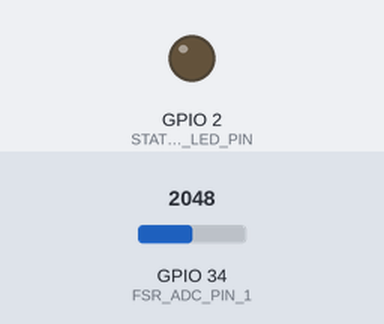
Simulated run of this program. Board: ESP32. Parts: output pins drawn as LEDs (lit = HIGH). Dashed ring = blinking. Inputs (shaded band) come from the test bench; at power-on: GPIO 34 (FSR_ADC_PIN_1) = 2048 (analog values on the 0–4095 scale). What the program prints to the serial monitor is not drawn.

Above: at 0.6 s.
At 4.18 s:
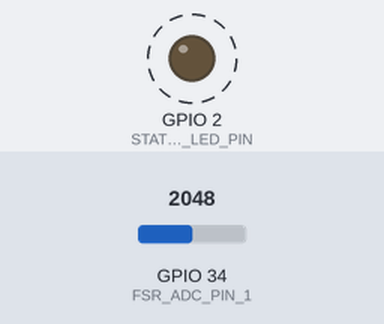
Timing chart, 0 to 7.0 s (numbered marks = the images above):
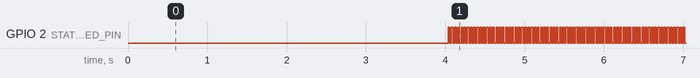

Measured:
- by itself, GPIO 2 (STATUS_LED_PIN): alternates HIGH for 0.02 s and LOW for 0.02 s

The program:

main.cpp
```cpp
/**
 * @file main.cpp
 * @brief 발 송신부 (Foot Transmitter Module) - ESP32 DevKitC V4
 * @details 2개의 FSR MD30-60 압력 센서(1번: 1·2번 마디용, 2번: 3번 마디용) 전압값을 읽어
 *          각각 무부하 영점 보정 및 EMA 필터링 후 20ms(50Hz) 주기로 ESP-NOW 브로드캐스트 전송
 *          (protocol.h의 NUM_MOTORS를 1로 변경하면 즉시 단일 센서 모드로 롤백 가능)
 */

#include <Arduino.h>
#include <WiFi.h>
#include <esp_now.h>
#include <esp_wifi.h>
#include <esp_idf_version.h>
#include <math.h>
#include "protocol.h"

// 핀 정의 (Wi-Fi/ESP-NOW 활성 시 충돌 없는 ADC1 전용 입력 핀 사용)
#define FSR_ADC_PIN_1 34        // 1번 FSR 센서: 바깥쪽 1, 2번 마디(1번 모터) 제어용 (ADC1_CH6, 1kΩ 풀다운)
#define FSR_ADC_PIN_2 35        // 2번 FSR 센서: 손날 쪽 3번 마디(2번 모터) 제어용 (ADC1_CH7, 1kΩ 풀다운)
#define STATUS_LED_PIN 2        // 내장 상태 표시 LED

#if NUM_MOTORS >= 2
const uint8_t FSR_PINS[NUM_MOTORS] = {FSR_ADC_PIN_1, FSR_ADC_PIN_2};
#else
const uint8_t FSR_PINS[NUM_MOTORS] = {FSR_ADC_PIN_1};
#endif

// 통신 및 샘플링 설정
#define SEND_INTERVAL_MS 20     // 전송 주기 20ms (50Hz)
#define ZERO_SAMPLE_COUNT 50    // 부팅 시 무부하 영점 샘플링 횟수 (0.5초)

// 전역 변수
FootSensorPacket txPacket;
uint8_t broadcastAddress[] = {0xFF, 0xFF, 0xFF, 0xFF, 0xFF, 0xFF}; // 브로드캐스트 전송
float filteredPressure[NUM_MOTORS] = {0.0f};
volatile float emaAlpha = 0.25f; // 기본 EMA 알파 계수 (ESP-NOW 수신 콜백과 loop 간 가시성 보장)
uint16_t zeroOffset[NUM_MOTORS] = {0}; // 각 FSR 센서의 무부하 기준 영점 오프셋
unsigned long lastSendTime = 0;

// 초기 무부하 영점 보정 함수 (모든 활성 FSR 센서 동시 샘플링)
void calibrateZeroOffset() {
    uint32_t sum[NUM_MOTORS] = {0};
    for (int i = 0; i < ZERO_SAMPLE_COUNT; i++) {
        for (int ch = 0; ch < NUM_MOTORS; ch++) {
            sum[ch] += analogRead(FSR_PINS[ch]);
        }
        delay(10);
    }
    for (int ch = 0; ch < NUM_MOTORS; ch++) {
        zeroOffset[ch] = (uint16_t)(sum[ch] / ZERO_SAMPLE_COUNT);
        filteredPressure[ch] = 0.0f;
        Serial.printf("[FSR %d (GPIO %u)] 무부하 영점 보정 완료: Offset = %u\n",
                      ch + 1, FSR_PINS[ch], zeroOffset[ch]);
    }
}

static void handleDataSentStatus(esp_now_send_status_t status) {
    if (status == ESP_NOW_SEND_SUCCESS) {
        digitalWrite(STATUS_LED_PIN, !digitalRead(STATUS_LED_PIN)); // 토글 점멸
    }
}

// ESP-NOW 전송 완료 콜백
#if ESP_IDF_VERSION >= ESP_IDF_VERSION_VAL(5, 5, 0)
void onDataSent(const esp_now_send_info_t *tx_info, esp_now_send_status_t status) {
    (void)tx_info;
    handleDataSentStatus(status);
}
#else
void onDataSent(const uint8_t *mac_addr, esp_now_send_status_t status) {
    (void)mac_addr;
    handleDataSentStatus(status);
}
#endif

static void handleConfigPacket(const uint8_t *data, int data_len) {
    if (data_len == sizeof(FootConfigPacket)) {
        const FootConfigPacket *cfg = (const FootConfigPacket *)data;
        if (cfg->ema_alpha >= 0.01f && cfg->ema_alpha <= 1.0f) {
            // 주기적 재동기화 패킷 수신 시 값이 실제로 변경된 경우에만 갱신 및 로그 출력
            if (fabsf(emaAlpha - cfg->ema_alpha) > 0.001f) {
                emaAlpha = cfg->ema_alpha;
                Serial.printf("[CFG] 팔 수신부로부터 EMA 필터 계수 동기화 완료: ema_alpha = %.2f\n", (float)emaAlpha);
            }
        }
    }
}

// 팔 수신부로부터 EMA 필터 계수(ema_alpha) 변경 패킷 수신 콜백
#if ESP_IDF_VERSION >= ESP_IDF_VERSION_VAL(5, 0, 0)
void onConfigReceived(const esp_now_recv_info_t *esp_now_info, const uint8_t *data, int data_len) {
    (void)esp_now_info;
    handleConfigPacket(data, data_len);
}
#else
void onConfigReceived(const uint8_t *mac_addr, const uint8_t *data, int data_len) {
    (void)mac_addr;
    handleConfigPacket(data, data_len);
}
#endif

void setup() {
    Serial.begin(115200);
    delay(500);
    Serial.println("\n==========================================");
    Serial.printf("  여섯 번째 손가락 - 발 송신부 기동 (%d채널)\n", NUM_MOTORS);
    Serial.println("==========================================");

    pinMode(STATUS_LED_PIN, OUTPUT);
    digitalWrite(STATUS_LED_PIN, LOW);

    for (int ch = 0; ch < NUM_MOTORS; ch++) {
        pinMode(FSR_PINS[ch], INPUT);
    }

    // ADC 설정 (12-bit: 0 ~ 4095, 3.3V 감쇠 11dB)
    analogReadResolution(12);
    analogSetAttenuation(ADC_11db);

    // 부팅 시 무부하 기준 영점 자동 캘리브레이션
    Serial.println("무부하 상태를 측정합니다.");
    Serial.println("모든 FSR 센서 위에 아무것도 올려놓지 마세요.");
    Serial.println("영점 조정은 3초 후에 시작됩니다...");
    delay(3000);
    calibrateZeroOffset();

    // Wi-Fi 스테이션 모드 초기화 및 채널 고정
    WiFi.mode(WIFI_STA);
    WiFi.disconnect();
    esp_wifi_set_channel(WIFI_ESP_NOW_CHANNEL, WIFI_SECOND_CHAN_NONE);

    // ESP-NOW 초기화
    if (esp_now_init() != ESP_OK) {
        Serial.println("[ERR] ESP-NOW 초기화 실패! 재부팅합니다...");
        ESP.restart();
    }
    esp_now_register_send_cb(onDataSent);
    esp_now_register_recv_cb(onConfigReceived);

    // 피어(Peer) 등록 - 브로드캐스트 주소
    esp_now_peer_info_t peerInfo = {};
    memcpy(peerInfo.peer_addr, broadcastAddress, 6);
    peerInfo.channel = WIFI_ESP_NOW_CHANNEL;
    peerInfo.encrypt = false;

    if (esp_now_add_peer(&peerInfo) != ESP_OK) {
        Serial.println("[ERR] 피어 등록 실패!");
    } else {
        Serial.println("[OK] ESP-NOW 브로드캐스트 피어 등록 완료");
    }

    Serial.printf("[WIFI] ESP-NOW 채널: %d, MAC: %s\n",
                  WIFI_ESP_NOW_CHANNEL, WiFi.macAddress().c_str());
}

void loop() {
    unsigned long currentMillis = millis();

    if (currentMillis - lastSendTime >= SEND_INTERVAL_MS) {
        lastSendTime = currentMillis;
        float currentAlpha = emaAlpha;

        for (int ch = 0; ch < NUM_MOTORS; ch++) {
            // 1. 각 센서 ADC 원시 데이터 수집
            int rawAdc = analogRead(FSR_PINS[ch]);

            // 2. 영점 오프셋 감산 (음수 방지 클램핑)
            int zeroAdjusted = rawAdc - zeroOffset[ch];
            if (zeroAdjusted < 0) zeroAdjusted = 0;

            // 3. 지수 이동 평균(EMA) 필터링: S_t = α * Y_t + (1 - α) * S_{t-1}
            filteredPressure[ch] = (currentAlpha * (float)zeroAdjusted) + ((1.0f - currentAlpha) * filteredPressure[ch]);

            // 4. 전송 패킷 조립
            txPacket.raw_pressure[ch] = (uint16_t)constrain((int)round(filteredPressure[ch]), 0, 4095);
        }

        // 5. ESP-NOW 브로드캐스트 전송
        esp_now_send(broadcastAddress, (uint8_t *)&txPacket, sizeof(txPacket));
    }
}
```
